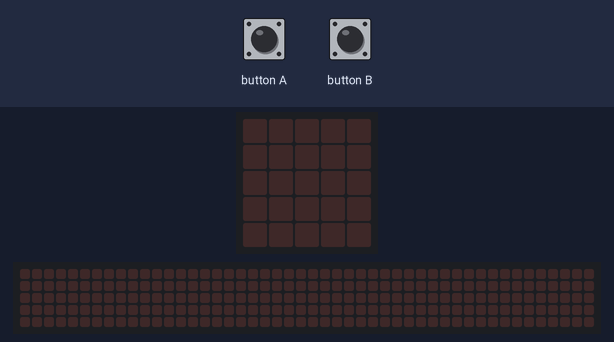
Simulated run of this program. Board: BBC micro:bit (MakeCode). Shown: the board's 5×5 LED display, a strip that is not on the board, showing the scrolling text unrolled. The test bench sets the inputs (shaded band). The 48×5 strip is a reading aid, not a part: it shows the text the display is scrolling, unrolled, one strip-width of it at a time.

Above: at 1.2 s.
1.3 s: button B pressed for 0.15 s
At 1.52 s:
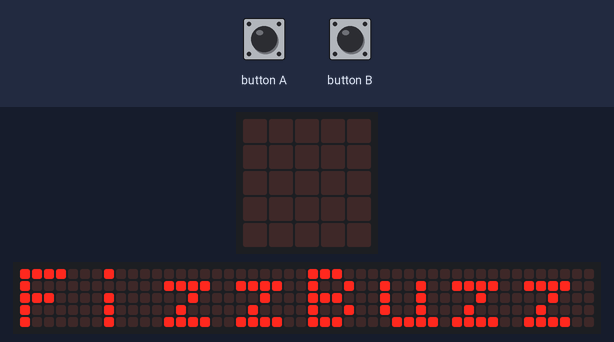
4.3 s: button A pressed for 0.15 s
At 10.0 s:
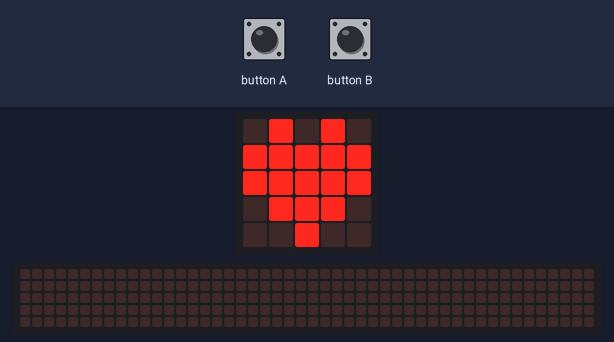
10.4 s: button B pressed for 0.15 s
At 10.77 s:
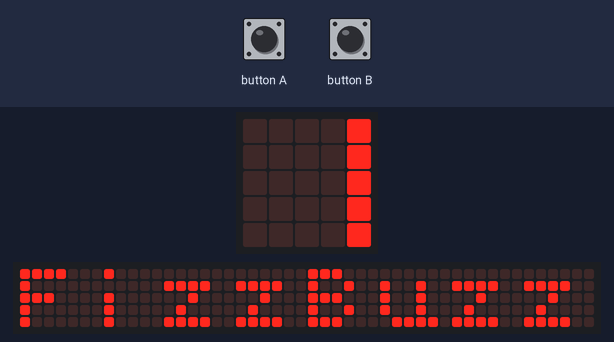

Measured:
- after the input at 1.3 s, the display: changes after 0.15 s (image 1)
- after the input at 4.3 s, the display: first differs from a run without the input after 5.3 s (image 2)
- after the input at 10.4 s, the display: first changes after 0.15 s (image 3 shows a later state)
- what the display in image 2 shows lasts 0.6 s, from 9.6 s to 10.2 s

The program:

main.ts
```typescript
/**
    Title  : FizzBuzz
    Version: 01
    Author : Hiroyuki.Moriya
    Use    : https://makecode.microbit.org/#editor

 */
let count = 0
input.onButtonPressed(Button.A, function on_button_pressed_a() {

    count += 1
    basic.showIcon(IconNames.Heart)
    basic.clearScreen()
})
input.onButtonPressed(Button.B, function on_button_pressed_b() {

    let Result = ""
    Result = FizzBuzz(count)
    basic.showString(Result)
    count = 0
})
function FizzBuzz(num: number): string {
    let txt = "" + num + ("" + " ")
    if (num % 15 == 0) {
        txt = "FizzBuzz"
    } else {
        if (num % 3 == 0) {
            txt = "Fizz"
        }

        if (num % 5 == 0) {
            txt = "Buzz"
        }

    }

    return txt
}
```

test.ts
```typescript
// テストはここに来ます。このパッケージが拡張機能として使用されるときにはコンパイルされません。
```
